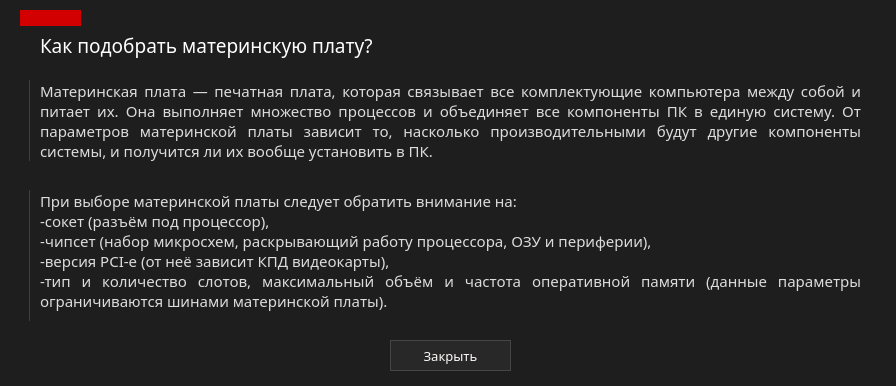
<?xml version="1.0" encoding="UTF-8"?>
<ui version="4.0">
 <class>widgetMotherHelp</class>
 <widget class="QWidget" name="widgetMotherHelp">
  <property name="geometry">
   <rect>
    <x>0</x>
    <y>0</y>
    <width>896</width>
    <height>386</height>
   </rect>
  </property>
  <property name="windowTitle">
   <string>Подобрать мат. плату</string>
  </property>
  <property name="windowIcon">
   <iconset>
    <normaloff>../../images/faq.png</normaloff>../../images/faq.png</iconset>
  </property>
  <property name="styleSheet">
   <string notr="true">QWidget{
	background-color: rgb(30,30,30);
	color: white;
}</string>
  </property>
  <widget class="QLabel" name="lbHowVid">
   <property name="geometry">
    <rect>
     <x>40</x>
     <y>30</y>
     <width>361</width>
     <height>31</height>
    </rect>
   </property>
   <property name="font">
    <font>
     <family>Montserrat</family>
     <pointsize>14</pointsize>
    </font>
   </property>
   <property name="text">
    <string>Как подобрать материнскую плату?</string>
   </property>
  </widget>
  <widget class="QLabel" name="lbHowVidTxt">
   <property name="geometry">
    <rect>
     <x>40</x>
     <y>80</y>
     <width>821</width>
     <height>91</height>
    </rect>
   </property>
   <property name="font">
    <font>
     <family>Montserrat Medium</family>
     <pointsize>11</pointsize>
    </font>
   </property>
   <property name="styleSheet">
    <string notr="true">color: rgb(220,220,220);</string>
   </property>
   <property name="text">
    <string>Материнская плата — печатная плата, которая связывает все комплектующие компьютера между собой и питает их. Она выполняет множество процессов и объединяет все компоненты ПК в единую систему. От параметров материнской платы зависит то, насколько производительными будут другие компоненты системы, и получится ли их вообще установить в ПК.</string>
   </property>
   <property name="textFormat">
    <enum>Qt::PlainText</enum>
   </property>
   <property name="scaledContents">
    <bool>false</bool>
   </property>
   <property name="alignment">
    <set>Qt::AlignJustify|Qt::AlignTop</set>
   </property>
   <property name="wordWrap">
    <bool>true</bool>
   </property>
   <property name="openExternalLinks">
    <bool>false</bool>
   </property>
  </widget>
  <widget class="Line" name="rectangle">
   <property name="geometry">
    <rect>
     <x>20</x>
     <y>10</y>
     <width>61</width>
     <height>16</height>
    </rect>
   </property>
   <property name="styleSheet">
    <string notr="true">background-color: rgb(210, 0, 0);
border: 1px solid rgb(210, 0, 0);</string>
   </property>
   <property name="orientation">
    <enum>Qt::Horizontal</enum>
   </property>
  </widget>
  <widget class="Line" name="line_4">
   <property name="geometry">
    <rect>
     <x>10</x>
     <y>80</y>
     <width>20</width>
     <height>81</height>
    </rect>
   </property>
   <property name="styleSheet">
    <string notr="true">border: 0px;
border-right: 1px solid rgb(210, 0, 0);</string>
   </property>
   <property name="orientation">
    <enum>Qt::Vertical</enum>
   </property>
  </widget>
  <widget class="QLabel" name="lbHowVidTxt_2">
   <property name="geometry">
    <rect>
     <x>40</x>
     <y>190</y>
     <width>821</width>
     <height>131</height>
    </rect>
   </property>
   <property name="font">
    <font>
     <family>Montserrat Medium</family>
     <pointsize>11</pointsize>
    </font>
   </property>
   <property name="styleSheet">
    <string notr="true">color: rgb(220,220,220);</string>
   </property>
   <property name="text">
    <string>При выборе материнской платы следует обратить внимание на: 
-сокет (разъём под процессор), 
-чипсет (набор микросхем, раскрывающий работу процессора, ОЗУ и периферии), 
-версия PCI-e (от неё зависит КПД видеокарты), 
-тип и количество слотов, максимальный объём и частота оперативной памяти (данные параметры ограничиваются шинами материнской платы).</string>
   </property>
   <property name="textFormat">
    <enum>Qt::PlainText</enum>
   </property>
   <property name="scaledContents">
    <bool>false</bool>
   </property>
   <property name="alignment">
    <set>Qt::AlignJustify|Qt::AlignTop</set>
   </property>
   <property name="wordWrap">
    <bool>true</bool>
   </property>
   <property name="openExternalLinks">
    <bool>false</bool>
   </property>
  </widget>
  <widget class="Line" name="line_2">
   <property name="geometry">
    <rect>
     <x>10</x>
     <y>190</y>
     <width>20</width>
     <height>131</height>
    </rect>
   </property>
   <property name="styleSheet">
    <string notr="true">border: 0px;
border-right: 1px solid rgb(210, 0, 0);</string>
   </property>
   <property name="orientation">
    <enum>Qt::Vertical</enum>
   </property>
  </widget>
  <widget class="QPushButton" name="btnClose">
   <property name="geometry">
    <rect>
     <x>390</x>
     <y>340</y>
     <width>121</width>
     <height>31</height>
    </rect>
   </property>
   <property name="font">
    <font>
     <family>Montserrat Medium</family>
     <pointsize>10</pointsize>
    </font>
   </property>
   <property name="styleSheet">
    <string notr="true">QPushButton{
	border:1px solid rgb(70,70,70);
	background-color: rgb(40,40,40);
	color: #fffafa;
}

QPushButton::hover
{
	border:1px;
	background-color: rgb(60,60,60);
	border-color: rgb(40,40,40);
	border-bottom: 1px solid  red;
	color: red;
}
</string>
   </property>
   <property name="text">
    <string>Закрыть</string>
   </property>
  </widget>
 </widget>
 <resources/>
 <connections>
  <connection>
   <sender>btnClose</sender>
   <signal>clicked()</signal>
   <receiver>widgetMotherHelp</receiver>
   <slot>close()</slot>
   <hints>
    <hint type="sourcelabel">
     <x>450</x>
     <y>355</y>
    </hint>
    <hint type="destinationlabel">
     <x>447</x>
     <y>192</y>
    </hint>
   </hints>
  </connection>
 </connections>
</ui>
